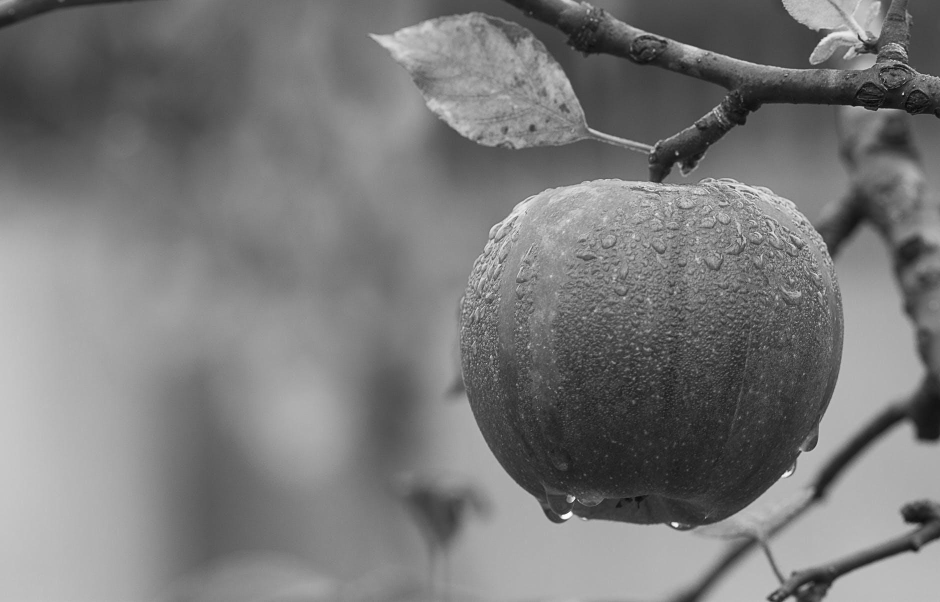
#> input picture apple.jpeg, 1880 x 1204 px (shown at 1/2 size)
$ jupyter execute 3.simple_applications.ipynb
#> lines starting #> are read from the running program, lines starting #| are printed output that depends on the picture
## Copy an image

[cell 1]
# copy image using list
import cv2
import numpy as np

# read an image
image = cv2.imread('apple.jpeg', 0)
#> image is the input picture: shape (1204, 1880); min 0, max 255, mean 121.2
height, width = image.shape
#> height = 1204; width = 1880

# create a 2D list
copy_image = [[0]*width for _ in range(height)]

# copy
for i in range(height):
    for j in range(width):
        copy_image[i][j] = image[i][j]
#> after the loop, copy_image = 1204 items

# save an image from a list
cv2.imwrite('copy.jpg', np.array(copy_image))
#> Out = True

## Using Numpy

[cell 2]
# copy image using array
import cv2
import numpy as np

# read an image
image = cv2.imread("apple.jpeg", 0)
height, width = image.shape

# create a 2D array
array_shape = (height, width)
#> array_shape = (1204, 1880)
copy_image = np.zeros(array_shape)

# copy
for i in range(height):
    for j in range(width):
        copy_image[i][j] = image[i][j]

# save an image from a list
cv2.imwrite("copy.jpg", np.array(copy_image))
#> Out = True

## For color images

[cell 3]
# copy image using list
import cv2
import numpy as np

# read an image
image = cv2.imread("flowers.jpg", 1)
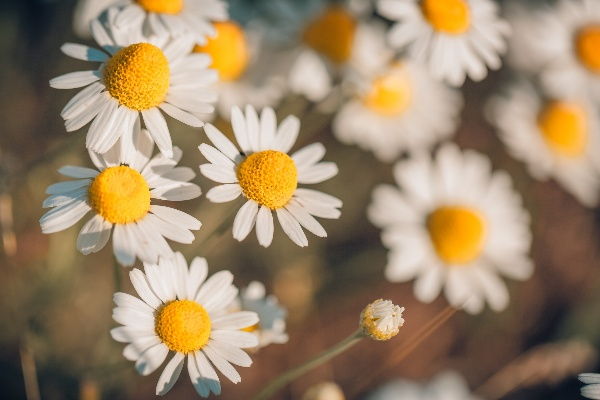
#> input picture flowers.jpg, 600 x 400 px
#> image is the input picture: shape (400, 600, 3); mean B, G, R 104.9, 132.7, 154.3
height, width, channel = image.shape
#> height = 400; width = 600; channel = 3

# create a 2D array
array_shape = (height, width, channel)
#> array_shape = (400, 600, 3)
copy_image = np.zeros(array_shape)

# copy
for i in range(height):
    for j in range(width):
        for c in range(channel):
            copy_image[i][j] = image[i][j]
#> copy_image: shape (400, 600, 3) float64

# save an image from a list
cv2.imwrite("copy.jpg", np.array(copy_image))
#> Out = True

## Change Illuminations

1. Increase brightness

[cell 4]
# Copy and increase image brightness (1)

import cv2
import numpy as np

# read an image
image = cv2.imread("apple.jpeg", 0)
height, width = image.shape
#> height = 1204; width = 1880

# create a 2D list
copy_image = [[0] * width for _ in range(height)]

# copy and increase image brightness
value = 50
for i in range(height):
    for j in range(width):
        copy_image[i][j] = min(255, image[i][j] + value)

# save an image from a list
cv2.imwrite("3.apple_increase_50.jpeg", np.array(copy_image))
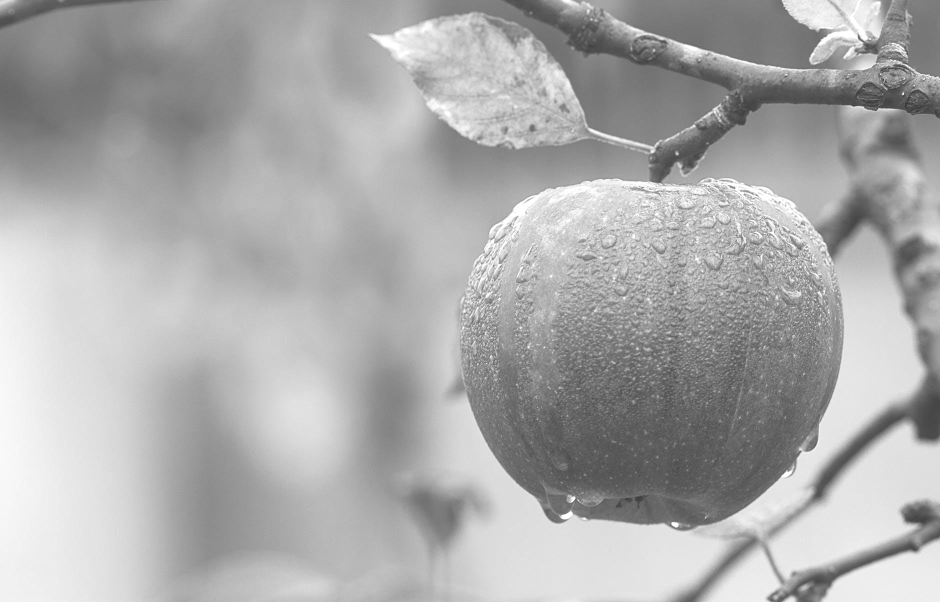
#> saved as 3.apple_increase_50.jpeg: shape (1204, 1880) (shown at 1/2 size); min 50, max 255, mean 171.2
#> Out = True

2. Decrease brightness

[cell 5]
# Copy and decrease image brightness (1)

import cv2
import numpy as np

# read an image
image = cv2.imread("apple.jpeg", 0)
height, width = image.shape

# create a 2D list
copy_image = [[0] * width for _ in range(height)]

# copy and increase image brightness
value = 50
for i in range(height):
    for j in range(width):
        copy_image[i][j] = max(0, image[i][j] - value)

# save an image from a list
cv2.imwrite("3.apple_decrease_50.jpeg", np.array(copy_image))
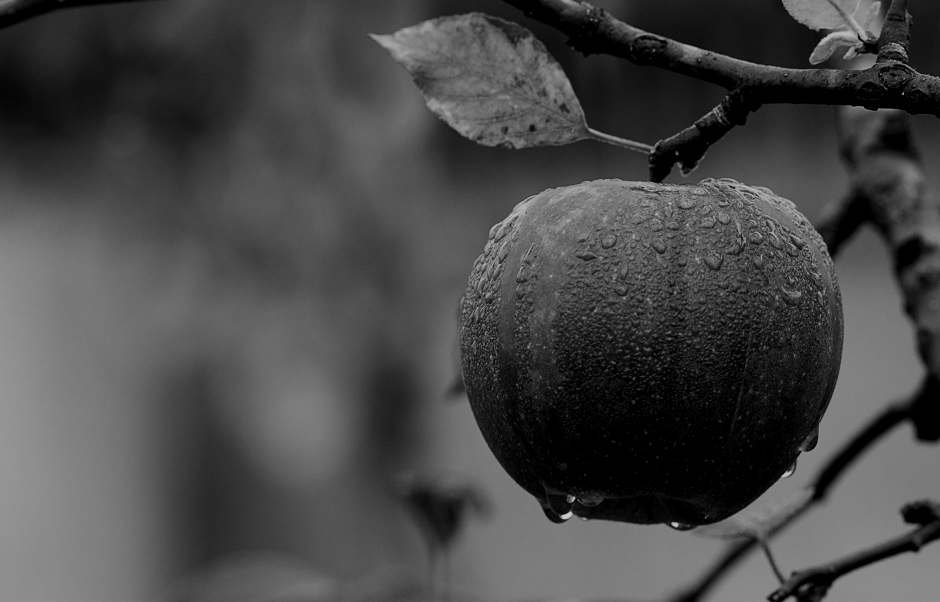
#> saved as 3.apple_decrease_50.jpeg: shape (1204, 1880) (shown at 1/2 size); min 0, max 205, mean 71.8
#> Out = True

## Crop a region

[cell 6]
import cv2
import numpy as np

img = cv2.imread("./image.jpg", 1)
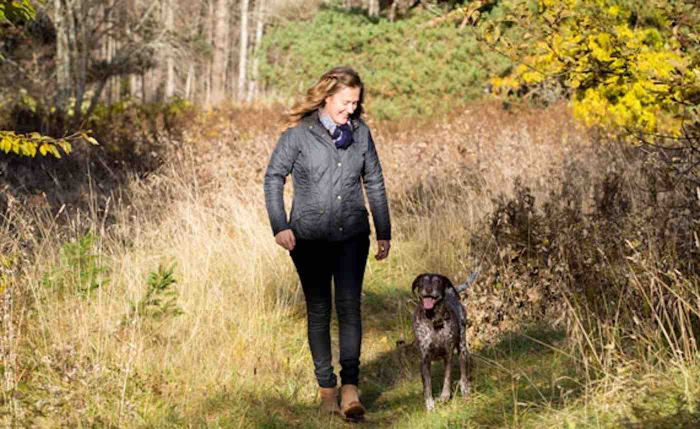
#> input picture image.jpg, 1400 x 858 px (shown at 1/2 size)
#> img is the input picture: shape (858, 1400, 3); mean B, G, R 86, 128.5, 149.8
height, width, channel = img.shape
#> height = 858; width = 1400

x_0, y_0 = 470, 120
x_1, y_1 = 800, 850

region = img[y_0:y_1, x_0:x_1, :]
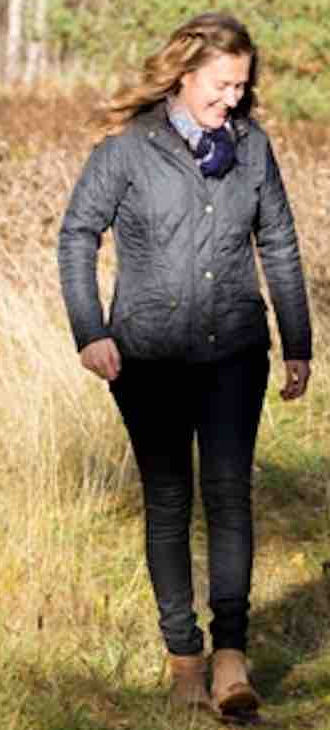
#> region: shape (730, 330, 3); mean B, G, R 91.9, 121.4, 138.4
cv2.imwrite("output_region.png", region)
#> Out = True
